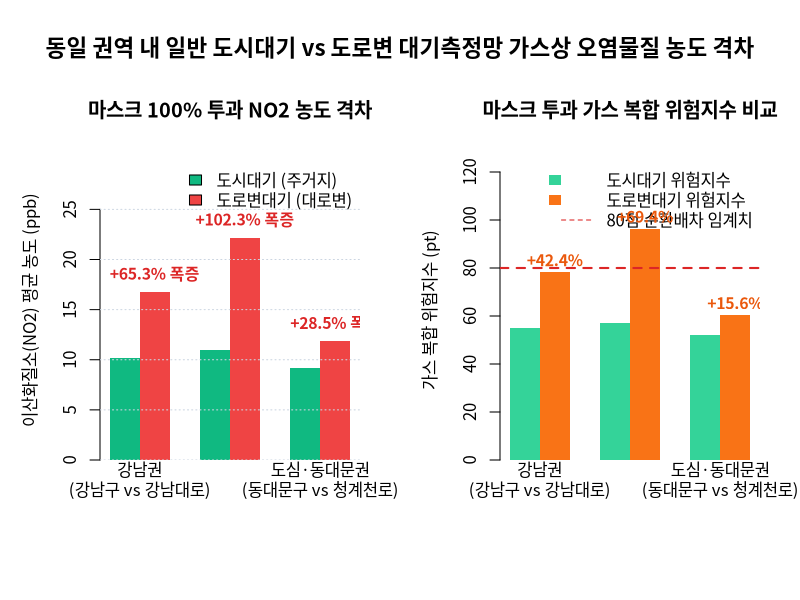
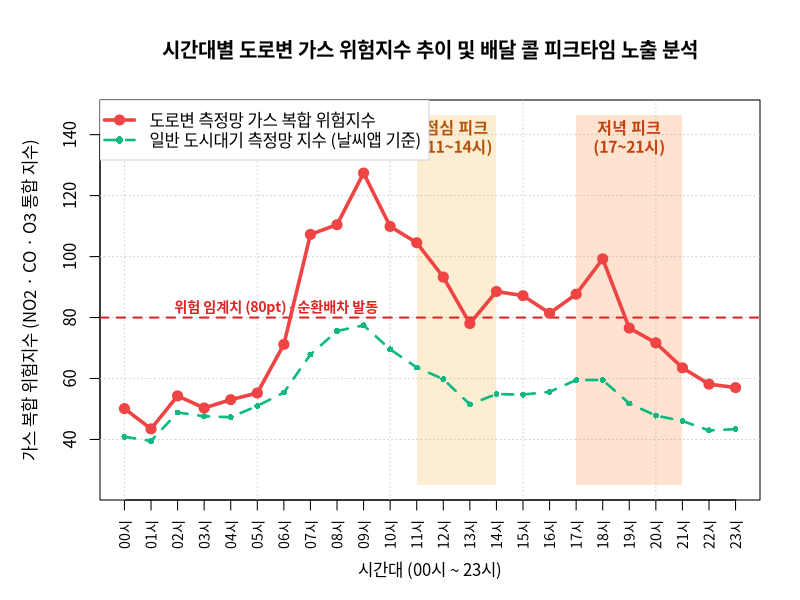

Generate these figures, in order, with R:
# ==============================================================================
# analysis.R
# 「제1회 동양AI빅데이터융합 아이디어 공모전(AI빅데이터분야)」 출품작 및
# 2학기 'R프로그래밍' 공공데이터 API 데이터 분석 실습 과제 증빙용 R 스크립트
#
# 프로젝트: Rider-AirGuard (도로변 측정망 가스 격차 분석 기반 배달 라이더 권역 순환 배차 AI)
# 데이터: fetch_data.py로 에어코리아 API 2종에서 수집·정제한 data.csv
# 산출물:
#   1) static/charts/chart1_network_gap.png   (동일 권역 내 도시대기 vs 도로변 가스 격차 막대그래프)
#   2) static/charts/chart2_hourly_exposure.png (24시간 도로변 가스 추이 및 배달 피크타임 노출 그래프)
# ==============================================================================

# 1. 데이터 로드 및 결측치 정제 검증
air_data <- read.csv("data.csv", stringsAsFactors = FALSE, fileEncoding = "UTF-8")
cat("=== [1] 데이터 기본 구조 및 결측치 점검 ===\n")
cat(sprintf("총 관측 행 수: %d행 | 측정소 수: %d개\n", nrow(air_data), length(unique(air_data$stationName))))
cat(sprintf("결측치(NA) 잔여 개수: %d개\n", sum(is.na(air_data))))

# 수치형 컬럼 변환 확인
num_cols <- c("pm10Value", "pm25Value", "o3Value", "no2Value", "coValue")
for (col in num_cols) {
  air_data[[col]] <- as.numeric(air_data[[col]])
}

# 2. 마스크 투과 가스 복합 위험지수 (Gas Composite Risk Index) 산출
# - KF94 마스크는 입자상 미세먼지(PM10/PM2.5)만 차단하며 가스상(NO2, CO, O3)은 100% 통과함
# - WHO 일평균 권고기준(NO2 0.0133ppm) 및 CO 혈중 헤모글로빈 결합 가중치를 반영한 복합 지수
air_data$gas_risk_index <- round(
  (air_data$no2Value / 0.0133) * 42.0 +
  (air_data$coValue / 0.5) * 22.0 +
  (air_data$o3Value / 0.05) * 12.0,
  2
)

# 측정망 유형별 요약 통계
cat("\n=== [2] 망구분(도시대기 vs 도로변대기) 평균 비교 ===\n")
mang_summary <- aggregate(
  cbind(pm10Value, pm25Value, no2Value, o3Value, coValue, gas_risk_index) ~ mangName,
  data = air_data,
  FUN = mean
)
print(mang_summary)

# 3. 3대 핵심 배달 권역(강남권, 마포·홍대권, 도심·동대문권) 격차 분석
regions <- list(
  list(name = "강남권\n(강남구 vs 강남대로)", urban = "강남구", road = "강남대로"),
  list(name = "마포·홍대권\n(마포구 vs 신촌로[홍대])", urban = "마포구", road = "신촌로"),
  list(name = "도심·동대문권\n(동대문구 vs 청계천로)", urban = "동대문구", road = "청계천로")
)

region_labels <- sapply(regions, function(r) r$name)
urban_no2 <- numeric(length(regions))
road_no2  <- numeric(length(regions))
urban_o3  <- numeric(length(regions))
road_o3   <- numeric(length(regions))
urban_co  <- numeric(length(regions))
road_co   <- numeric(length(regions))
urban_risk <- numeric(length(regions))
road_risk  <- numeric(length(regions))
no2_gap_pct <- numeric(length(regions))

for (i in seq_along(regions)) {
  u_df <- subset(air_data, stationName == regions[[i]]$urban)
  r_df <- subset(air_data, stationName == regions[[i]]$road)

  urban_no2[i]  <- mean(u_df$no2Value) * 1000  # ppb 단위 환산
  road_no2[i]   <- mean(r_df$no2Value) * 1000
  urban_o3[i]   <- mean(u_df$o3Value) * 1000   # ppb 단위 환산
  road_o3[i]    <- mean(r_df$o3Value) * 1000
  urban_co[i]   <- mean(u_df$coValue) * 100    # x0.01 ppm 환산 (시각화 스케일 통일)
  road_co[i]    <- mean(r_df$coValue) * 100
  urban_risk[i] <- mean(u_df$gas_risk_index)
  road_risk[i]  <- mean(r_df$gas_risk_index)
  no2_gap_pct[i] <- round((road_no2[i] - urban_no2[i]) / urban_no2[i] * 100, 1)
}

cat("\n=== [3] 권역별 이산화질소(NO2) 및 복합 위험지수 격차 ===\n")
for (i in seq_along(regions)) {
  cat(sprintf(
    "%s | NO2: 도시 %.1f ppb vs 도로변 %.1f ppb (+%.1f%% 폭증) | 위험지수: %.1f vs %.1f\n",
    gsub("\n", " ", region_labels[i]), urban_no2[i], road_no2[i], no2_gap_pct[i], urban_risk[i], road_risk[i]
  ))
}

# 4. 고해상도 PNG 차트 생성 준비
dir.create("static/charts", recursive = TRUE, showWarnings = FALSE)

# OS 환경에 맞는 한글 폰트 설정
font_family <- ifelse(.Platform$OS.type == "windows", "Malgun Gothic", "Noto Sans CJK KR")

# ------------------------------------------------------------------------------
# Chart 1: static/charts/chart1_network_gap.png (측정망 간 가스 농도 격차 막대그래프)
# ------------------------------------------------------------------------------
png("static/charts/chart1_network_gap.png", width = 2400, height = 1350, res = 220)
par(mfrow = c(1, 2), mar = c(6, 5, 5, 2), oma = c(1, 0, 3, 0), family = font_family)

# 좌측: NO2(ppb) 도시대기 vs 도로변대기 비교
no2_mat <- rbind(urban_no2, road_no2)
bp1 <- barplot(
  no2_mat,
  beside = TRUE,
  names.arg = region_labels,
  col = c("#10B981", "#EF4444"),
  ylim = c(0, max(road_no2) * 1.35),
  ylab = "이산화질소(NO2) 평균 농도 (ppb)",
  main = "마스크 100% 투과 NO2 농도 격차",
  border = NA
)
grid(nx = NA, ny = NULL, lty = 3, col = "#CBD5E1")
legend("topright", legend = c("도시대기 (주거지)", "도로변대기 (대로변)"), fill = c("#10B981", "#EF4444"), bty = "n")
for (i in seq_along(regions)) {
  text(bp1[2, i], road_no2[i] + max(road_no2) * 0.08,
       labels = sprintf("+%.1f%% 폭증", no2_gap_pct[i]),
       col = "#DC2626", font = 2, cex = 0.95)
}

# 우측: 가스 복합 위험지수 (NO2 + CO + O3)
risk_mat <- rbind(urban_risk, road_risk)
bp2 <- barplot(
  risk_mat,
  beside = TRUE,
  names.arg = region_labels,
  col = c("#34D399", "#F97316"),
  ylim = c(0, max(road_risk, 100) * 1.25),
  ylab = "가스 복합 위험지수 (pt)",
  main = "마스크 투과 가스 복합 위험지수 비교",
  border = NA
)
abline(h = 80, col = "#DC2626", lty = 2, lwd = 2)
legend("topright", legend = c("도시대기 위험지수", "도로변대기 위험지수", "80점 순환배차 임계치"),
       fill = c("#34D399", "#F97316", NA), border = NA, lty = c(NA, NA, 2), col = c(NA, NA, "#DC2626"), bty = "n")
for (i in seq_along(regions)) {
  gap_r <- round((road_risk[i] - urban_risk[i]) / urban_risk[i] * 100, 1)
  text(bp2[2, i], road_risk[i] + 5, labels = sprintf("+%.1f%%", gap_r), col = "#EA580C", font = 2, cex = 0.95)
}

mtext("동일 권역 내 일반 도시대기 vs 도로변 대기측정망 가스상 오염물질 농도 격차",
      outer = TRUE, cex = 1.35, font = 2)
dev.off()

# ------------------------------------------------------------------------------
# Chart 2: static/charts/chart2_hourly_exposure.png (24시간 추이 및 피크타임 분석)
# ------------------------------------------------------------------------------
air_data$hour <- as.integer(substr(air_data$dataTime, 12, 13)) %% 24

urban_target <- subset(air_data, stationName %in% c("강남구", "마포구", "동대문구"))
road_target  <- subset(air_data, stationName %in% c("강남대로", "신촌로", "청계천로"))

hourly_urban <- aggregate(gas_risk_index ~ hour, data = urban_target, FUN = mean)
hourly_road  <- aggregate(gas_risk_index ~ hour, data = road_target, FUN = mean)
hourly_merged <- merge(hourly_urban, hourly_road, by = "hour", suffixes = c("_urban", "_road"))
hourly_merged <- hourly_merged[order(hourly_merged$hour), ]

png("static/charts/chart2_hourly_exposure.png", width = 2400, height = 1350, res = 220)
par(mar = c(5, 5, 5, 2), family = font_family)

y_max <- max(hourly_merged$gas_risk_index_road, 110) * 1.15
plot(
  hourly_merged$hour, hourly_merged$gas_risk_index_road,
  type = "n",
  xlim = c(0, 23), ylim = c(25, y_max),
  xaxt = "n",
  xlab = "시간대 (00시 ~ 23시)",
  ylab = "가스 복합 위험지수 (NO2 · CO · O3 통합 지수)",
  main = "시간대별 도로변 가스 위험지수 추이 및 배달 콜 피크타임 노출 분석"
)
axis(1, at = 0:23, labels = sprintf("%02d시", 0:23), las = 2, cex.axis = 0.85)
grid(lty = 3, col = "#CBD5E1")

# 점심 피크 (11~14시) 및 저녁 피크 (17~21시) 반투명 음영 박스
rect(11, 25, 14, y_max, col = rgb(245/255, 158/255, 11/255, 0.18), border = NA)
rect(17, 25, 21, y_max, col = rgb(249/255, 115/255, 22/255, 0.20), border = NA)
text(12.5, y_max * 0.95, "점심 피크\n(11~14시)", col = "#B45309", font = 2, cex = 0.95)
text(19.0, y_max * 0.95, "저녁 피크\n(17~21시)", col = "#C2410C", font = 2, cex = 0.95)

# 위험 임계치 기준선 (80점)
abline(h = 80, col = "#DC2626", lty = 2, lwd = 2)
text(1.5, 83, "위험 임계치 (80pt) - 순환배차 발동", col = "#DC2626", pos = 4, font = 2, cex = 0.85)

# 시계열 꺾은선 그리기
lines(hourly_merged$hour, hourly_merged$gas_risk_index_urban,
      col = "#10B981", lty = 2, lwd = 2.6, type = "o", pch = 16, cex = 0.8)
lines(hourly_merged$hour, hourly_merged$gas_risk_index_road,
      col = "#EF4444", lty = 1, lwd = 3.5, type = "o", pch = 19, cex = 1.0)

legend(
  "topleft",
  legend = c("도로변 측정망 가스 복합 위험지수", "일반 도시대기 측정망 지수 (날씨앱 기준)"),
  col = c("#EF4444", "#10B981"),
  lty = c(1, 2),
  lwd = c(3.5, 2.6),
  pch = c(19, 16),
  bg = "white",
  box.col = "#CBD5E1"
)
dev.off()

cat("\n[완료] analysis.R 통계 분석 및 차트 PNG 2종 생성 코드 실행 완료.\n")
